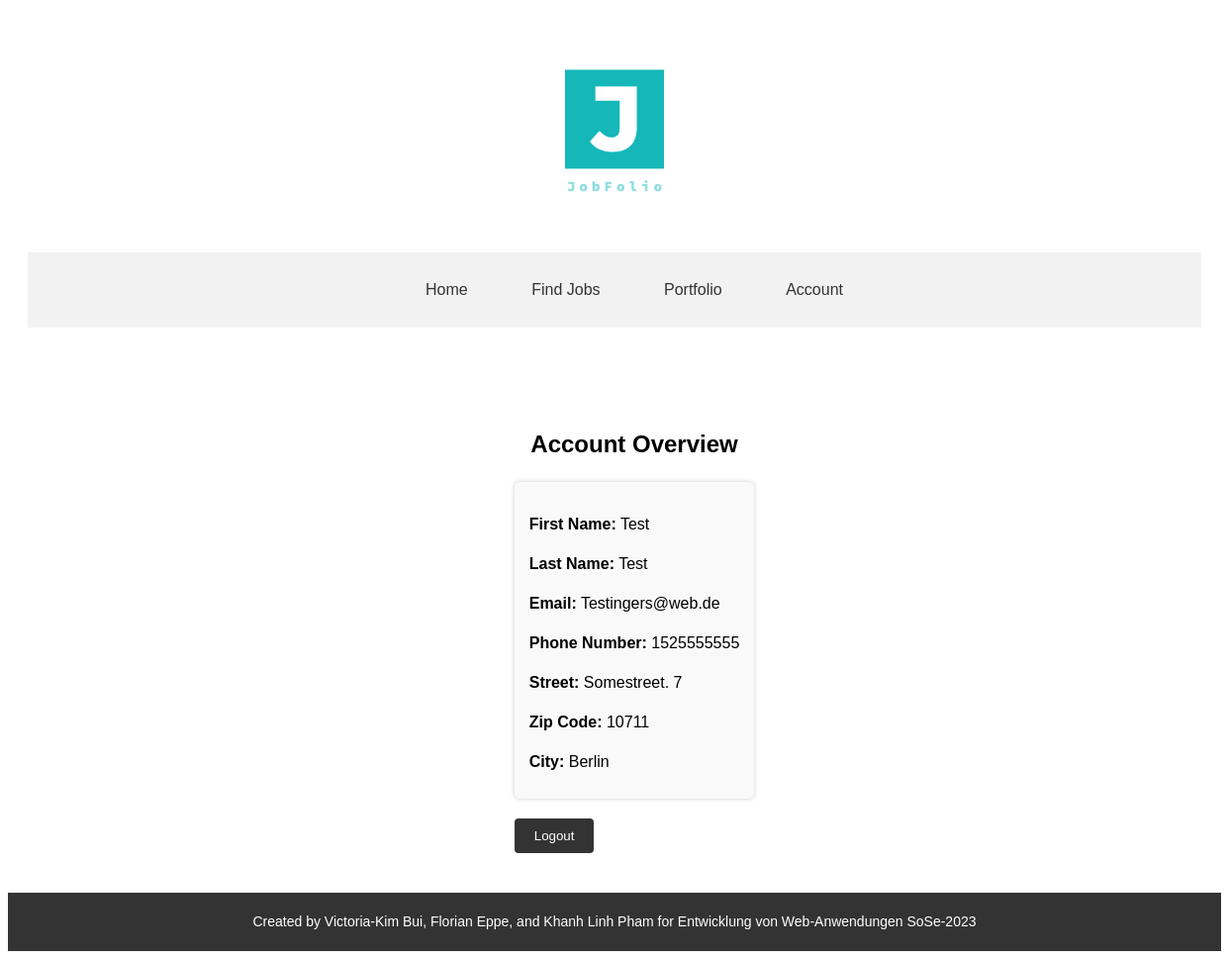
The page /account (signed in) on the database its author committed.
### models.py (models this page shows)
class User(db.Model):
    __tablename__ = 'user'
    id = db.Column(db.Integer, primary_key=True)
    first_name = db.Column(db.String, nullable=False)
    last_name = db.Column(db.String, nullable=False)
    email = db.Column(db.String, unique=True)
    phone_number = db.Column(db.String)
    street = db.Column(db.String)
    zipcode = db.Column(db.String)
    city = db.Column(db.String)
    password = db.Column(db.String)
    languages = db.relationship("Language", back_populates="user")
    projects = db.relationship("Project", back_populates="user")
    skills = db.relationship("Skill", back_populates="user")
    user_profile = db.relationship("UserProfile", back_populates="user")

### app.py (the view)
@app.route('/account')
def get_account():
    return account()

### route_methods/account.py (called while the page is built)
def account():
    if 'user_id' in session:
        user_id = session['user_id']
        user = db.session.get(User, user_id)
        if user:
            return render_template('account.html', user=user)
        else:
            return render_template('login.html')
    else:
        return render_template('login.html')

### templates/account.html (shortened to what this page needs)
<!DOCTYPE html>
<html>
<head>
  <link rel="stylesheet" href="{{ url_for('static', filename='account.css') }}">
</head>
<body>
  <header>
    <div class="container">
      <div class="logo">
        <img src="{{ url_for('static', filename='logo_transparent.png') }}" alt="Logo">
      </div>
      <nav>
        <ul id="menu">
          <li><a href="{{ url_for('get_home') }}">Home</a></li>
          <li><a href="{{ url_for('get_findjobs') }}">Find Jobs</a></li>
          <li><a href="{{ url_for('get_portfolio') }}">Portfolio</a></li>
          <li><a href="{{ url_for('get_account') }}">Account</a></li>
        </ul>
      </nav>
    </div>
  </header>
  <div class="strip">
    <div class="container">
      <h2 class="section-heading">Account Overview</h2>
      <div class="account-info">
        <p><strong>First Name:</strong> {{ user.first_name }}</p>
        <p><strong>Last Name:</strong> {{ user.last_name }}</p>
        <p><strong>Email:</strong> {{ user.email }}</p>
        <p><strong>Phone Number:</strong> {{ user.phone_number }}</p>
        <p><strong>Street:</strong> {{ user.street }}</p>
        <p><strong>Zip Code:</strong> {{ user.zipcode }}</p>
        <p><strong>City:</strong> {{ user.city }}</p>
      </div>
      <form action="{{ url_for('get_logout') }}" method="post">
        <button type="submit" class="logout-button">Logout</button>
      </form>    </div>
  </div>
  <footer>
    <div class="footer-container">
      <p class="footer-message">
        Created by Victoria-Kim Bui, Florian Eppe, and Khanh Linh Pham for Entwicklung von Web-Anwendungen SoSe-2023
      </p>
    </div>
  </footer>
</body>
</html>

### static/account.css (style rules this page uses)
body { font-family: Arial, sans-serif; line-height: 1.5; }
.container { max-width: 1200px; margin: 0 auto; padding: 20px; }
header { text-align: center; }
.logo { margin-bottom: 20px; }
.logo img { max-width: 200px; }
nav { text-align: center; margin-bottom: 20px; background-color: #f2f2f2; padding: 10px 0; }
nav ul { list-style: none; }
nav ul li { display: inline-block; margin: 0 10px; }
nav ul li a { text-decoration: none; color: #333; padding: 10px 20px; border-radius: 4px; transition: background-color 0.3s ease; }
.strip { width: 100%; display: flex; justify-content: center; align-items: center; padding: 20px; border-radius: 5px; }
.strip .container { flex-direction: column; align-items: center; text-align: center; }
.strip .section-heading { font-size: 24px; margin-bottom: 20px; }
.account-info { max-width: 400px; text-align: left; padding: 15px; background-color: #f9f9f9; border-radius: 5px; box-shadow: 0 0 5px rgba(0, 0, 0, 0.2); margin-top: 20px; }
.account-info p { font-size: 16px; margin-bottom: 10px; }
.logout-button { padding: 10px 20px; display:block; margin-top: 20px; background-color: #333; color: #fff; border: none; border-radius: 4px; cursor: pointer; transition: background-color 0.3s ease; }
footer { background-color: #333; color: #fff; text-align: center; padding: 5px 0; }
.footer-container { max-width: 1200px; margin: 0 auto; }
.footer-message { font-size: 14px; }

### rows shown on the page
User: first_name "Test", last_name "Test", email "Testingers@web.de", phone_number "1525555555", street "Somestreet. 7", zipcode "10711", city "Berlin"
